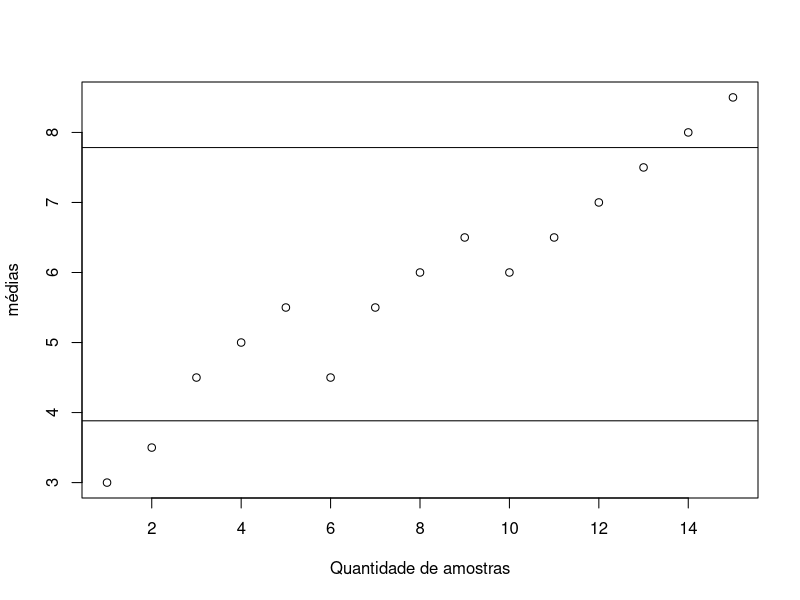
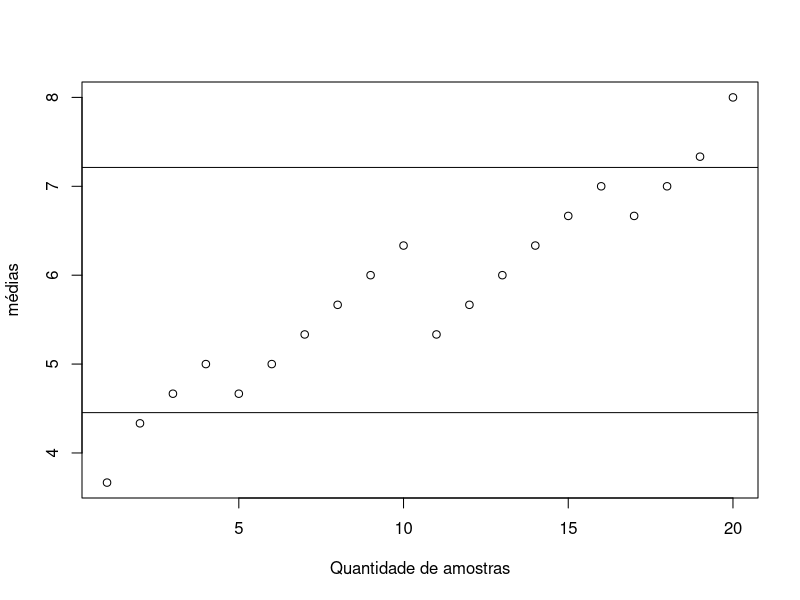
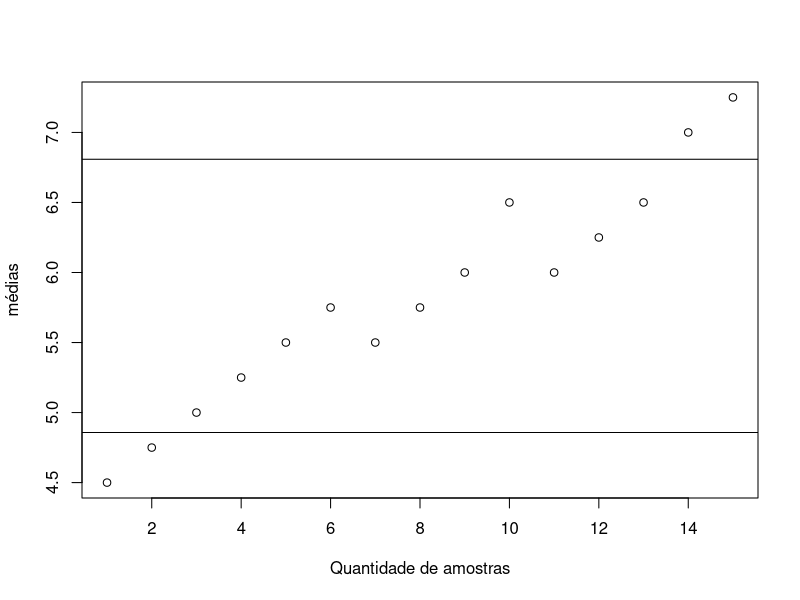

Generate these figures, in order, with R:
## ---- chunk 1
populacao <- c(2,4,5,7,8,9)
y <- data.frame(Populacao = c("y1","y2","y3","y4","y5","y6"), Valores = populacao)
y
## ---- chunk 2
mean(y$Valores)
## ---- chunk 3
var(y$Valores)
## ---- chunk 4
n2 <- combn(x = populacao,m = 2,simplify = T) # Todas as combinações para n=2
amostra2 <- t(n2)
rownames(amostra2) <- 1:15 
colnames(amostra2) <- c("x1","x2") # Todas as combinações transpostas e devidamente nomeadas, para n=2
amostra2 <- data.frame(amostra2)

for (i in 1:15) {
  amostra2$mean[i] <- (amostra2$x1[i]+amostra2$x2[i])/2
} # média de cada uma das amostras n=2

for (i in 1:15) {
  amostra2$prob[i] <- 1/15
} # Probabilidade de cada uma das amostras n=2

for (i in 1:15) {
  amostra2$esp[i] <- (amostra2$mean[i]*amostra2$prob[i])
} # Esperança de cada uma das amostras n=2

for (i in 1:15) {
  amostra2$var[i] <- (((amostra2$mean[i]-mean(amostra2$mean))^2)*amostra2$prob[i])
} # variância de cada uma das amostras n=2

for (i in 1:15) {
  amostra2$S2[i] <- ((amostra2$x1[i]-amostra2$mean[i])^2+(amostra2$x2[i]-amostra2$mean[i])^2)
} # S^2 de cada uma das amostras n=2

round(amostra2,digits = 3)
## ---- chunk 5
mean(amostra2$mean)
## ---- chunk 6
sum(amostra2$var)
## ---- chunk 7
(sum(amostra2$S2))*1/15
## ---- chunk 8
plot(amostra2$mean,ylab = "médias",xlab = "Quantidade de amostras")
x <- 1.28*(sqrt((6-2)/6)*(sqrt(6.967/2)))
xmin <- 5.833-x
xmax <- 5.833+x
abline(h = xmin)
abline(h = xmax)
## ---- chunk 9
n3 <- combn(x = populacao,m = 3,simplify = T) # Todas as combinações para n=3
amostra3 <- t(n3)
rownames(amostra3) <- 1:20 
colnames(amostra3) <- c("x1","x2","x3") # Todas as combinações transpostas e devidamente nomeadas, para n=3
amostra3 <- data.frame(amostra3)

for (i in 1:20) {
  amostra3$mean[i] <- (amostra3$x1[i]+amostra3$x2[i]+amostra3$x3[i])/3
} # média de cada uma das amostras n=3

for (i in 1:20) {
  amostra3$prob[i] <- 1/20
} # Probabilidade de cada uma das amostras n=3

for (i in 1:20) {
  amostra3$esp[i] <- (amostra3$mean[i]*amostra3$prob[i])
} # Esperança de cada uma das amostras n=3

for (i in 1:20) {
  amostra3$var[i] <- (((amostra3$mean[i]-mean(amostra3$mean))^2)*amostra3$prob[i])
} # variância de cada uma das amostras n=3

for (i in 1:20) {
  amostra3$S2[i] <- ((amostra3$x1[i]-amostra3$mean[i])^2+(amostra3$x2[i]-amostra3$mean[i])^2+(amostra3$x3[i]-amostra3$mean[i])^2)
} # S^2 de cada uma das amostras n=3

round(amostra3,digits = 3)
## ---- chunk 10
mean(amostra3$mean)
## ---- chunk 11
sum(amostra3$var)
## ---- chunk 12
((sum(amostra3$S2))*1/20)/2
## ---- chunk 13
plot(amostra3$mean,ylab = "médias",xlab = "Quantidade de amostras")
y <- 1.28*(sqrt((6-3)/6)*(sqrt(6.967/3)))
ymin <- 5.833-y
ymax <- 5.833+y
abline(h = ymin)
abline(h = ymax)
## ---- chunk 14
n4 <- combn(x = populacao,m = 4,simplify = T) # Todas as combinações para n=4
amostra4 <- t(n4)
rownames(amostra4) <- 1:15 
colnames(amostra4) <- c("x1","x2","x3","x4") # Todas as combinações transpostas e devidamente nomeadas, para n=4
amostra4 <- data.frame(amostra4)

for (i in 1:15) {
  amostra4$mean[i] <- (amostra4$x1[i]+amostra4$x2[i]+amostra4$x3[i]+amostra4$x4[i])/4
} # média de cada uma das amostras n=2

for (i in 1:15) {
  amostra4$prob[i] <- 1/15
} # Probabilidade de cada uma das amostras n=4

for (i in 1:15) {
  amostra4$var[i] <- (((amostra4$mean[i]-mean(amostra4$mean))^2)*amostra4$prob[i])
} # variância de cada uma das amostras n=4

for (i in 1:15) {
  amostra4$S2[i] <- ((amostra4$x1[i]-amostra4$mean[i])^2+(amostra4$x2[i]-amostra4$mean[i])^2+(amostra4$x3[i]-amostra4$mean[i])^2+(amostra4$x4[i]-amostra4$mean[i])^2)
} # S^2 de cada uma das amostras n=4

round(amostra4,digits = 3)
## ---- chunk 15
mean(amostra4$mean)
## ---- chunk 16
sum(amostra4$var)
## ---- chunk 17
(sum(amostra4$S2)/3)*1/15
## ---- chunk 18
plot(amostra4$mean,ylab = "médias",xlab = "Quantidade de amostras")
z <- 1.28*(sqrt((6-4)/6)*(sqrt(6.967/4)))
zmin <- 5.833-z
zmax <- 5.833+z
abline(h = zmin)
abline(h = zmax)
## ---- chunk 19
amostra <- c(101,93,103,95,94,95,92,88,89,83)
mean(amostra)
## ---- chunk 20
desvio <- c()
for (i in 1:10) {
  desvio[i] <- (amostra[i]-mean(amostra))^2
 }
sqrt(sum(desvio)/10)
## ---- chunk 21
n_0 <- ((1.96*5.60)/(0.03*93.30))^2
n_0
## ---- chunk 22
n <- n_0/(1+(n_0/1000))
round(n,digits = 0)
## ---- chunk 23
Yi <- c(42,41,36,32,29,27,23,19,16,15,14,11,10,9,7,6,5,4,3)
Fr <- c(23,4,1,1,1,2,1,1,2,2,1,1,1,1,1,3,2,1,1)
proporcao <- data.frame(Yi,Fr)


for (i in 1:19) {
  proporcao$Total[i] <- (proporcao$Yi[i]*proporcao$Fr[i])
} # Yi*Fr

proporcao
## ---- chunk 24
sum(proporcao$Yi*proporcao$Fr)/sum(proporcao$Fr)
## ---- chunk 25
variancia <- c()
for (i in 1:19) {
  variancia[i] <- ((proporcao$Yi[i]-29.42)^2)*proporcao$Fr[i]
}
sqrt(sum(variancia)/sum(proporcao$Fr))
## ---- chunk 26
round(sum(proporcao$Yi*proporcao$Fr)/sum(proporcao$Fr)*676,digits = 0)
## ---- chunk 27
ic <- 1.28*(sqrt((676-50)/50)*(sqrt(14.98/50)))
zmin <- 29.42-ic
zmax <- 29.42+ic
assmin <- zmin*676
assmax <- zmax*676
## ---- chunk 28
round((1536.64*0.25)/(1+((1536.64*0.25)/3200)))
## ---- chunk 29
p <- 145/343
round(p,2)
## ---- chunk 30
aa <- 3200*0.42
aa
## ---- chunk 31
fazendaa <- c(1:20)
areatotal <- c(24,19,27,26,27,17,15,7,13,22,8,12,13,11,5,5,27,23,31,12)
areaplantada <- c(12.5,7.9,11.1,10.9,11.2,7,7.9,3.3,4.1,8.1,3.3,5.8,4.4,3.7,2.1,1.7,12.3,9.5,12.3,4.4)
fazenda <- data.frame(Fazenda=fazendaa,Area_Total=areatotal,Area_Plantada=areaplantada)
fazenda
## ---- chunk 32
rr <- sum(fazenda$Area_Plantada)/sum(fazenda$Area_Total)
rr
## ---- chunk 33
sqrt((1350-20)/1350)*(1/(sqrt(20)*17.2))*sqrt((1287.91-2-2524.015+3002.654)/19)
